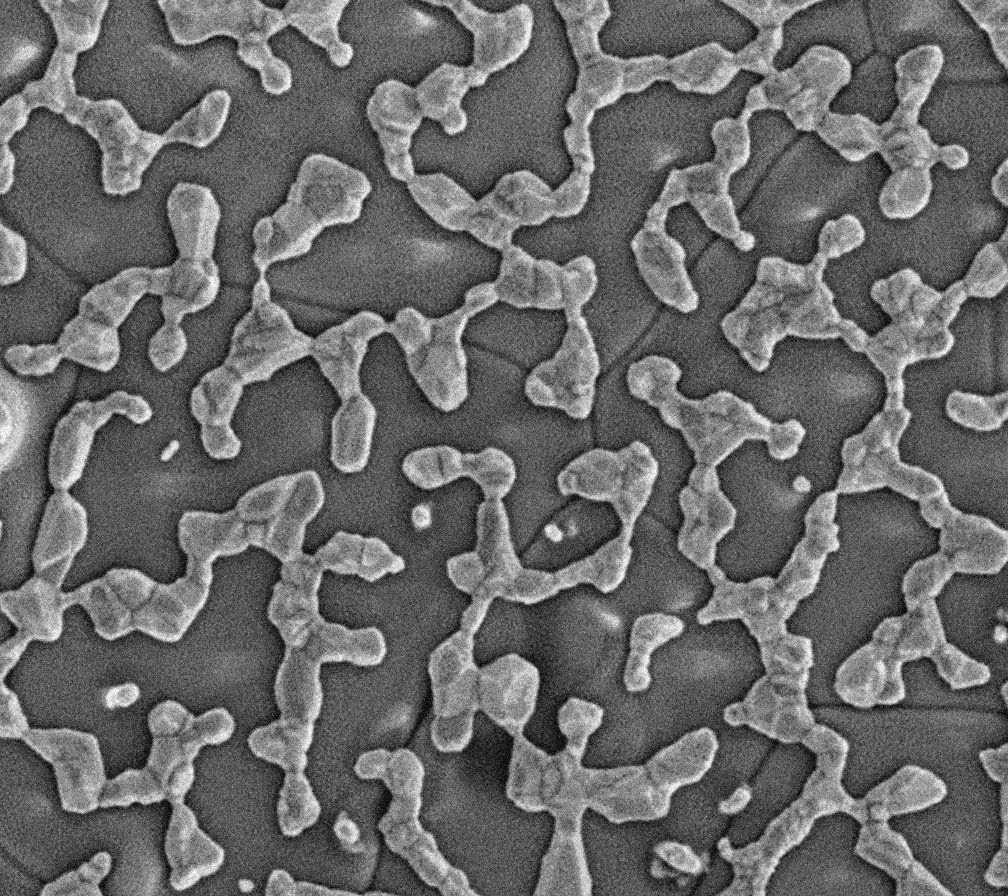
#> input picture app/pos_bias_data/default_image_crop_for_dino.tif, 1008 x 896 px
$ jupyter execute --allow-errors positional_bias.ipynb
#> lines starting #> are read from the running program, lines starting #| are printed output that depends on the picture
[cell 1]
from tifffile import imread, imwrite

from PIL import Image
import numpy as np

np.random.seed(1001)


from multiprocessing import Queue
#> (the rest of this cell did not finish here and is left out)

[cell 2]
cmap = [
            "#fafafa",
            "#1f77b4",
            "#ff7f0e",
            "#2ca02c",
            "#d62728",
        ]
color_list = [[255, 255, 255], [31, 119, 180], [255, 127, 14], [44, 160, 44], [255, 0, 0]]
COLORS = np.array(color_list) / 255.0

[cell 3]
def tiff_to_labels(tiff: np.ndarray, rev: bool=False) -> np.ndarray:
    if tiff.shape[0] == 1:
        tiff = tiff[0]
    out = tiff
    vals = np.unique(tiff)[::-1] if rev else np.unique(tiff)
    for i, val in enumerate(vals):
        out = np.where(tiff == val, i, out)
    return out

def remap_label_arr(arr: np.ndarray) -> np.ndarray:
    if arr.shape[0] == 1:
        arr = arr[0]
    out = np.zeros_like(arr)
    for i, val in enumerate(sorted(np.unique(arr))):
        out = np.where(arr == val, i, out)
    return out

def centre_crop(img_or_arr: np.ndarray |  Image.Image, cw: int, ch: int) -> np.ndarray | Image.Image:
    if type(img_or_arr) == np.ndarray:
        arr: np.ndarray = img_or_arr #type:ignore
        ih, iw = arr.shape
        oy, ox = (ih - ch) // 2, (iw - cw) // 2
        cropped = arr[oy:oy+ch, ox:ox+cw]
        return cropped
    else:
        img: Image.Image = img_or_arr #type: ignore
        ih, iw = img.height, img.width
        oy, ox = (ih - ch) // 2, (iw - cw) // 2
        bbox = (ox, oy, ox + cw, oy + ch)
        return img.crop(bbox)

def swap_label_vals(arr: np.ndarray, val_0: int, val_1: int, swap_val: int = 100) -> np.ndarray:
    tmp = np.where(arr == val_0, swap_val, arr)
    tmp = np.where(arr == val_1, val_0, tmp)
    tmp = np.where(arr == swap_val, val_1, tmp)
    return tmp

#> (a cell that did not finish here is left out)

#> (a cell that did not finish here is left out)

[cell 6]
_img = imread('pos_bias_data/default_image_crop_for_dino.tif')
_h, _w = _img.shape
img = Image.fromarray(_img).resize((int(_w / 2), int( _h / 2))).convert('RGB')
img_arr = (np.array(img.convert('L')) * 255).astype(np.uint8)
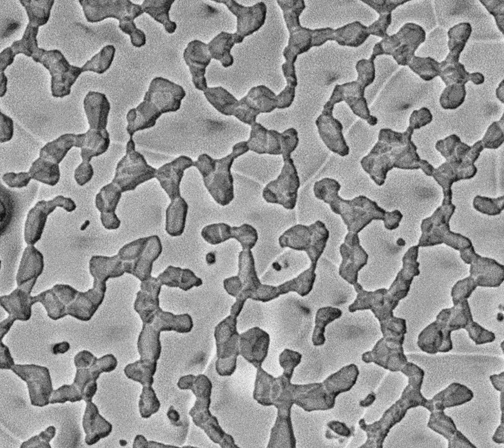
#> img_arr: shape (448, 504); min 10, max 248, mean 150.5
labels_data = imread('pos_bias_data/sofc_biased_labels_crop_for_dino.tif')
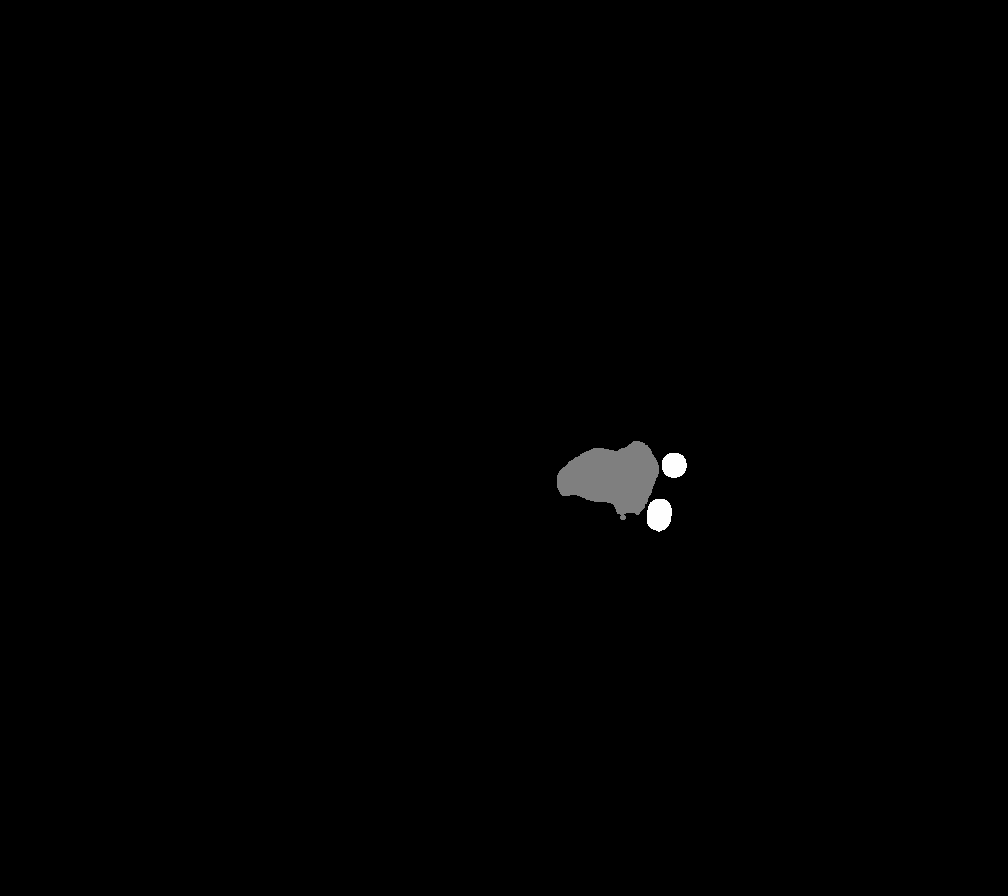
#> input picture app/pos_bias_data/sofc_biased_labels_crop_for_dino.tif, 1008 x 896 px
#> labels_data is the input picture: shape (896, 1008); min 0, max 254, mean 1.1

labels_arr = tiff_to_labels(labels_data)
#> in tiff_to_labels, `vals = np.unique(tiff)[::-1] if rev else np.unique(tiff)`: vals = [0, 127, 254]
#> the loop in tiff_to_labels, `for i, val in enumerate(vals):` made 3 passes
#> val on passes 1 to 3: 0, 127, 254
labels_arr = labels_arr[::2, ::2]
